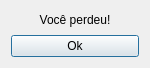
<?xml version="1.0" encoding="UTF-8"?>
<ui version="4.0">
 <class>GameOverAlert</class>
 <widget class="QDialog" name="GameOverAlert">
  <property name="geometry">
   <rect>
    <x>0</x>
    <y>0</y>
    <width>150</width>
    <height>68</height>
   </rect>
  </property>
  <property name="sizePolicy">
   <sizepolicy hsizetype="Fixed" vsizetype="Fixed">
    <horstretch>0</horstretch>
    <verstretch>0</verstretch>
   </sizepolicy>
  </property>
  <property name="minimumSize">
   <size>
    <width>150</width>
    <height>68</height>
   </size>
  </property>
  <property name="maximumSize">
   <size>
    <width>150</width>
    <height>68</height>
   </size>
  </property>
  <property name="windowTitle">
   <string>Game Over</string>
  </property>
  <layout class="QVBoxLayout" name="verticalLayout">
   <item>
    <widget class="QLabel" name="label">
     <property name="text">
      <string>Você perdeu!</string>
     </property>
     <property name="alignment">
      <set>Qt::AlignCenter</set>
     </property>
    </widget>
   </item>
   <item>
    <widget class="QPushButton" name="botaoOk">
     <property name="text">
      <string>Ok</string>
     </property>
    </widget>
   </item>
  </layout>
 </widget>
 <resources/>
 <connections/>
</ui>
